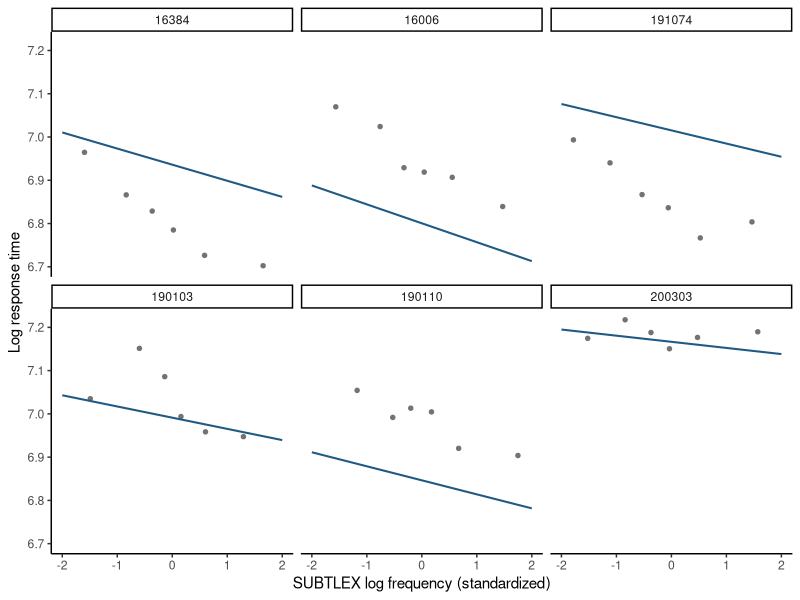

This chart was generated by the following R code:
## ---- chunk 1
#| label: mald-random-slopes
library(lme4)
library(ggplot2)

mald <- read.csv("data/mald/mald-connected-trials.csv")
mald <- subset(mald, correct == 1L)

standardize <- function(x) {
  as.numeric(scale(x))
}

mald$z_frequency <- standardize(mald$log_frequency_subtlex)
mald$z_duration <- standardize(mald$log_duration)
mald$z_trial <- standardize(mald$trial_order)

within_participant_range <- aggregate(
  z_frequency ~ participant_id,
  data = mald,
  FUN = function(x) diff(range(x))
)
within_item_range <- aggregate(
  z_frequency ~ item,
  data = mald,
  FUN = function(x) diff(range(x))
)

fit <- lmer(
  log_rt ~ z_frequency + z_duration + z_trial +
    (1 + z_frequency | participant_id) +
    (1 | item),
  data = mald,
  REML = TRUE,
  control = lmerControl(
    optimizer = "bobyqa",
    optCtrl = list(maxfun = 200000L)
  )
)

support_summary <- c(
  minimum_participant_range = min(within_participant_range$z_frequency),
  maximum_participant_range = max(within_participant_range$z_frequency),
  maximum_item_range = max(within_item_range$z_frequency)
)
support_summary

profiled_reml_objective <- getME(fit, "devfun")
objective_gradient <- numDeriv::grad(
  profiled_reml_objective,
  getME(fit, "theta"),
  method = "Richardson"
)
stopifnot(
  length(objective_gradient) == length(getME(fit, "theta")),
  all(is.finite(objective_gradient)),
  is.null(fit@optinfo$conv$lme4$messages)
)

data.frame(
  restricted_log_likelihood = as.numeric(logLik(fit)),
  maximum_absolute_objective_gradient =
    max(abs(objective_gradient))
)
## ---- chunk 2
#| label: two-participant-frequency-ranges
#| echo: true
range_examples <- within_participant_range[
  order(within_participant_range$z_frequency)[c(1L, nrow(within_participant_range))],
]
range_examples
## ---- chunk 3
#| label: plot-mald-slopes
participant_effects <- ranef(fit)$participant_id
participant_slopes <- data.frame(
  participant_id = rownames(participant_effects),
  slope_deviation = participant_effects[["z_frequency"]],
  row.names = NULL
)
participant_slopes <- participant_slopes[
  order(participant_slopes$slope_deviation),
]

selected_index <- unique(round(seq(
  1,
  nrow(participant_slopes),
  length.out = 6L
)))
selected_participants <- participant_slopes$participant_id[selected_index]

participant_slopes[c(1L, nrow(participant_slopes)), ]

selected_raw <- mald[
  mald$participant_id %in% selected_participants,
]
selected_raw$participant_id <- factor(
  selected_raw$participant_id,
  levels = selected_participants
)
selected_raw$frequency_bin <- ave(
  selected_raw$z_frequency,
  selected_raw$participant_id,
  FUN = function(x) {
    cut(
      x,
      breaks = unique(quantile(x, seq(0, 1, length.out = 7L))),
      include.lowest = TRUE,
      labels = FALSE
    )
  }
)
selected_bins <- aggregate(
  cbind(z_frequency, log_rt) ~ participant_id + frequency_bin,
  data = selected_raw,
  FUN = mean
)

participant_grid <- expand.grid(
  participant_id = factor(
    selected_participants,
    levels = selected_participants
  ),
  z_frequency = seq(-2, 2, length.out = 80L),
  z_duration = 0,
  z_trial = 0
)
participant_grid$item <- factor(
  levels(factor(mald$item))[[1L]],
  levels = levels(factor(mald$item))
)
participant_grid$fitted_log_rt <- predict(
  fit,
  newdata = participant_grid,
  re.form = ~(1 + z_frequency | participant_id),
  allow.new.levels = TRUE
)

ggplot(selected_bins, aes(x = z_frequency, y = log_rt)) +
  geom_point(color = "grey45", size = 1.2) +
  geom_line(
    data = participant_grid,
    aes(y = fitted_log_rt),
    color = "#1F5A85",
    linewidth = 0.7
  ) +
  facet_wrap(~participant_id, ncol = 3) +
  labs(
    x = "SUBTLEX log frequency (standardized)",
    y = "Log response time"
  ) +
  theme_classic()
